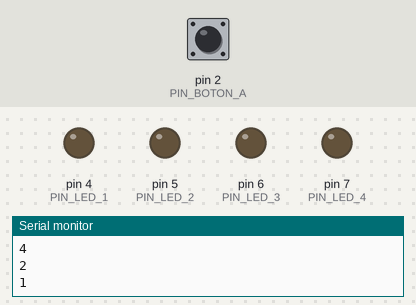
Bench run of a sketch on a simulated Arduino Uno, built with avr-gcc and run on an emulated ATmega328P. Shown: output pins drawn as LEDs (lit = HIGH), the last lines printed to the serial monitor. Inputs (shaded band) come from the test bench; at power-on: pin 2 (PIN_BOTON_A) HIGH. Random numbers use the default seed unless the sketch sets one.

Above: at 1.2 s.
1.3 s: pin 2 (PIN_BOTON_A) pulled LOW for 0.15 s
At 1.8 s:
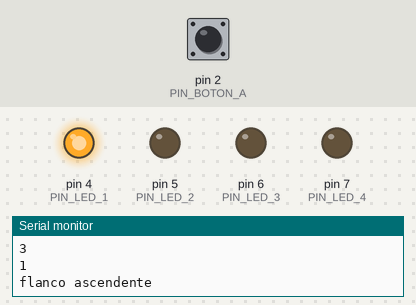
3.4 s: pin 2 (PIN_BOTON_A) pulled LOW for 1 s
At 4.8 s:
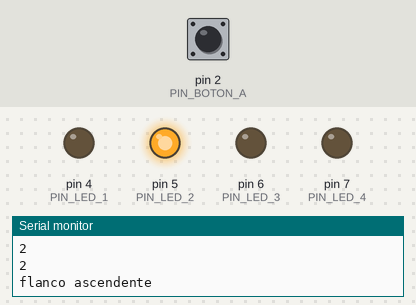
6.4 s: pin 2 (PIN_BOTON_A) pulled LOW for 1 s
At 7.8 s:
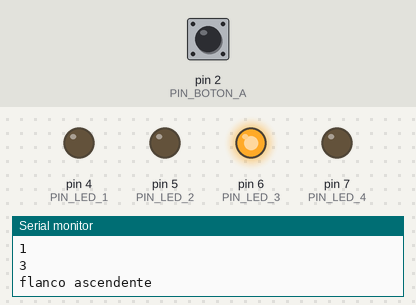
9.4 s: pin 2 (PIN_BOTON_A) pulled LOW for 3.2 s
At 14.2 s:
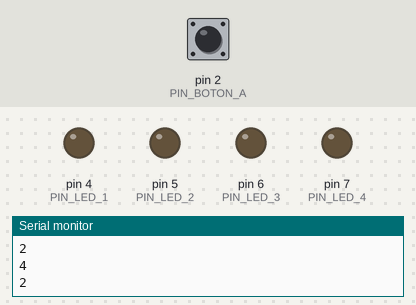
14.6 s: pin 2 (PIN_BOTON_A) pulled LOW for 0.15 s
At 15.1 s:
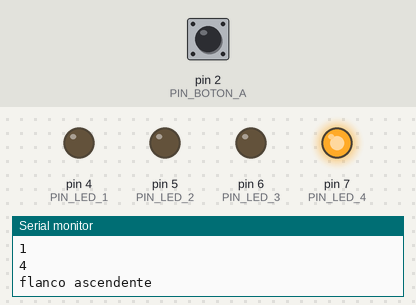
Timing chart, 0 to 17.6 s (numbered marks = the images above; inputs shaded):
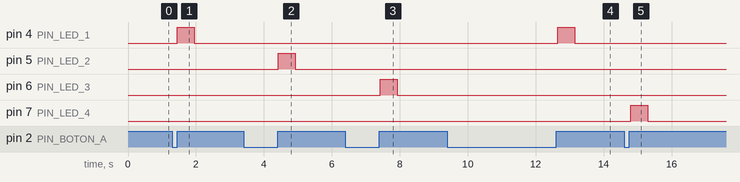

Measured:
- after the input at 1.3 s, pin 4 (PIN_LED_1): LOW → HIGH after 0.16 s, → LOW 0.50 s later
- after the input at 3.4 s, pin 5 (PIN_LED_2): LOW → HIGH after 1.0 s, → LOW 0.50 s later
- after the input at 6.4 s, pin 6 (PIN_LED_3): LOW → HIGH after 1.0 s, → LOW 0.50 s later
- after the input at 9.4 s, pin 4 (PIN_LED_1): LOW → HIGH after 3.2 s, → LOW 0.50 s later
- after the input at 14.6 s, pin 7 (PIN_LED_4): LOW → HIGH after 0.20 s, → LOW 0.50 s later

The sketch:

Ejercicio10-GERMAN.ino
```cpp
long randNumber;


#define PIN_BOTON_A 2
#define PIN_LED_1 4
#define PIN_LED_2 5 //PWM
#define PIN_LED_3 6 //PWM
#define PIN_LED_4 7

unsigned long duracion = 0;

void setup() {
  Serial.begin(9600);
    randomSeed(analogRead(0));

  //Inicializo Pines
  Serial.println(F("Inicializando pines digitales..."));
  pinMode(PIN_BOTON_A, INPUT_PULLUP);
  pinMode(PIN_LED_1, OUTPUT);
  pinMode(PIN_LED_2, OUTPUT);
  pinMode(PIN_LED_3, OUTPUT);
  pinMode(PIN_LED_4, OUTPUT);
}

void loop() {
  randNumber = random(4);
  Serial.println(randNumber+1);

  delay(50);
  int flanco = detectaFlanco(PIN_BOTON_A);
  if (flanco == 1){
    Serial.println("flanco ascendente");
    digitalWrite (randNumber+4,HIGH);
    delay (500);
    digitalWrite (randNumber+4,LOW);
  }
  if (flanco == -1)
    Serial.println("flanco descendente");
}

boolean detectaFlancoAscendente(int pin) {
  static boolean anterior_estado = digitalRead(pin);
  boolean estado = digitalRead(pin);

  if ((anterior_estado != estado) && (estado == HIGH)) {
    anterior_estado = estado;
    return true;
  }
  else {
    anterior_estado = estado;
    return false;
  }
}

boolean detectaFlancoDescendente(int pin) {
  static boolean anterior_estado = digitalRead(pin);
  boolean estado = digitalRead(pin);

  if ((anterior_estado != estado) && (estado == LOW)) {
    anterior_estado = estado;
    return true;
  }
  else {
    anterior_estado = estado;
    return false;
  }
}

int detectaFlanco(int pin) {
  //Devuelve 1 flanco ascendente, -1 flanco descendente y 0 si no hay nada
  static boolean anterior_estado = digitalRead(pin);
  boolean estado = digitalRead(pin);

  if (anterior_estado != estado) {
    if (estado == HIGH) {
      anterior_estado = estado;
      return 1;
    }
    else {
      anterior_estado = estado;
      return -1;
    }
  }
  else {
    anterior_estado = estado;
    return 0;
  }
}
```
